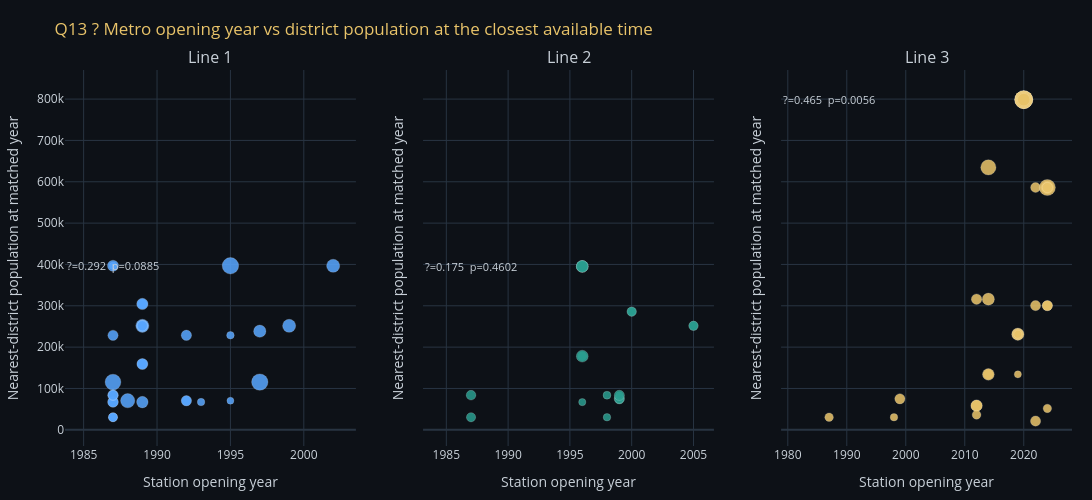

Notebook cell for this chart:
### Markdown cell above
<div style="background:rgba(88,166,255,0.06);border-left:3px solid #58A6FF;padding:14px 20px;border-radius:0 6px 6px 0;margin:16px 0;width:calc(100% - 32px);max-width:calc(100% - 32px);box-sizing:border-box;overflow-x:auto;overflow-wrap:anywhere;word-break:break-word;white-space:normal;">
 <span style="font-family:'Share Tech Mono',monospace;color:#58A6FF;font-size:.85em;letter-spacing:.15em;max-width:100%;box-sizing:border-box;overflow-wrap:anywhere;word-break:break-word;white-space:normal;">⟐ CODE EXPLANATION</span>
 <p style="margin:8px 0 0;color:#C9D1D9;line-height:1.6;max-width:100%;box-sizing:border-box;overflow-wrap:anywhere;word-break:break-word;white-space:normal;">3-panel scatter: one subplot per line, opening year on x-axis, adjacent-hex population on y-axis. Spearman ρ annotated.</p>
</div>

### Code cell
fig = make_subplots(rows=1, cols=3, subplot_titles=['Line 1', 'Line 2', 'Line 3'], shared_yaxes=True)
colors_l = {'Line 1': '#58A6FF', 'Line 2': '#2A9D8F', 'Line 3': '#E9C46A'}
for idx, line in enumerate(['Line 1', 'Line 2', 'Line 3']):
    sub = metro_pts[metro_pts.line == line].dropna(subset=['station_pop_at_opening', 'opening_year'])
    fig.add_trace(go.Scatter(
        x=sub['opening_year'],
        y=sub['station_pop_at_opening'],
        mode='markers',
        marker=dict(
            color=colors_l[line],
            size=np.clip(sub['nearest_district_km'] * 2.5 + 7, 7, 18),
            opacity=.86,
            line=dict(color='rgba(255,255,255,0.35)', width=0.6),
        ),
        customdata=np.stack([sub['nearest_district'], sub['matched_pop_year'], sub['nearest_district_km']], axis=-1),
        hovertemplate='<b>%{text}</b><br>Opened: %{x}<br>Matched district pop: %{y:,.0f}<br>Nearest district: %{customdata[0]}<br>Population year: %{customdata[1]}<br>Station-centroid distance: %{customdata[2]:.1f} km<extra></extra>',
        name=line,
        text=sub['station_en'],
        showlegend=False,
    ), row=1, col=idx + 1)
    if not corr_df[corr_df.line == line].empty and len(sub):
        rr = corr_df[corr_df.line == line].iloc[0]
        fig.add_annotation(
            xref=f'x{idx+1}', yref=f'y{idx+1}',
            x=sub['opening_year'].min(), y=sub['station_pop_at_opening'].max(),
            text=f"?={rr.spearman_rho}  p={rr.p_value}",
            showarrow=False, font=dict(color=TXT, size=11), align='left'
        )
fig.update_layout(
    template='plotly_dark', paper_bgcolor=BG, plot_bgcolor=BG,
    title=dict(text='Q13 ? Metro opening year vs district population at the closest available time', font=dict(color='#E9C46A')),
    font=dict(color=TXT), height=500, width=1100,
    margin=dict(l=20, r=20, t=70, b=40)
)
fig.update_xaxes(title='Station opening year', color=TXT)
fig.update_yaxes(title='Nearest-district population at matched year', color=TXT)
fig.show()

### Figure 1 — Plotly figure (JSON) as saved in the notebook; plotly's stock layout.template omitted (floating-point values rounded to 4 significant figures)
{"data": [{"customdata": [["Ḥulwān [ Helwan ]", 2006, 0.1472], ["Ḥulwān [ Helwan ]", 2006, 1.629], ["Ḥulwān [ Helwan ]", 2006, 2.444], ["Ḥulwān [ Helwan ]", 2006, 3.793], ["Al-Ḥawāmidiyah", 1996, 3.779], ["Al-Ḥawāmidiyah", 1996, 3.532], ["Ṭurah [ Tura ]", 1996, 1.186], ["Ṭurah [ Tura ]", 1996, 0.1912], ["Ṭurah [ Tura ]", 1996, 1.477], ["Al-Ma'ādī [ Maadi ]", 1996, 0.9209], ["Al-Ma'ādī [ Maadi ]", 1996, 0.002412], ["Al-Ma'ādī [ Maadi ]", 1996, 1.352], ["Al-Ma'ādī [ Maadi ]", 1996, 2.901], ["Al-Jīzah [ Giza ]", 1996, 2.121], ["Miṣr al-Qadīmah [ Old Cairo ]", 1996, 1.332], ["Miṣr al-Qadīmah [ Old Cairo ]", 1996, 0.2335], ["Miṣr al-Qadīmah [ Old Cairo ]", 1996, 1.32], ["Shubrā", 1996, 1.475], ["Shubrā", 1996, 1.057], ["Al-Azbakiyah [ Azbakeya ]", 1996, 0.6356], ["Al-Azbakiyah [ Azbakeya ]", 1996, 0.4923], ["Al-Azbakiyah [ Azbakeya ]", 1996, 0.895], ["Aẓ-Ẓāhir", 1996, 1.816], ["Hada'iq al-Qubbah", 1996, 0.7159], ["Hada'iq al-Qubbah", 1996, 0.5051], ["Hada'iq al-Qubbah", 1996, 1.215], ["Hada'iq al-Qubbah", 1996, 1.745], ["Az-Zaytūn [ Zeitoun ]", 1996, 1.158], ["Az-Zaytūn [ Zeitoun ]", 1996, 0.5375], ["Az-Zaytūn [ Zeitoun ]", 1996, 1.024], ["Az-Zaytūn [ Zeitoun ]", 1996, 1.631], ["Al-Marj [ El Marg ]", 1996, 2.475], ["Al-Marj [ El Marg ]", 1996, 1.7], ["Al-Marj [ El Marg ]", 1996, 1.331], ["Al-Marj [ El Marg ]", 1996, 2.439]], "hovertemplate": "<b>%{text}</b><br>Opened: %{x}<br>Matched district pop: %{y:,.0f}<br>Nearest district: %{customdata[0]}<br>Population year: %{customdata[1]}<br>Station-centroid distance: %{customdata[2]:.1f} km<extra></extra>", "marker": {"color": "#58A6FF", "line": {"color": "rgba(255,255,255,0.35)", "width": 0.6}, "opacity": 0.86, "size": [7.368, 11.07, 13.11, 16.48, 16.45, 15.83, 9.965, 7.478, 10.69, 9.302, 7.006, 10.38, 14.25, 12.3, 10.33, 7.584, 10.3, 10.69, 9.642, 8.589, 8.231, 9.238, 11.54, 8.79, 8.263, 10.04, 11.36, 9.896, 8.344, 9.56, 11.08, 13.19, 11.25, 10.33, 13.1]}, "mode": "markers", "name": "Line 1", "showlegend": false, "text": ["Helwan", "Ain Helwan", "Helwan University metro station", "Wadi Hof", "Hadayek Helwan", "El-Maasara", "Tora El-Asmant", "Kozzika", "Tora El-Balad", "Sakanat El-Maadi", "Maadi", "Hadayek El-Maadi", "Dar El-Salam", "El-Zahraa'", "Mar Girgis ", "El-Malek El-Saleh", "Al-Sayeda Zeinab", "Saad Zaghloul", "Sadat", "Nasser", "Orabi", "Al-Shohadaa ", "Ghamra", "El-Demerdash", "Manshiet El-Sadr", "Kobri El-Qobba", "Hammamat El-Qobba", "Saray El-Qobba", "Hadayeq El-Zaitoun", "Helmeyet El-Zaitoun", "El-Matareyya", "Ain Shams", "Ezbet El-Nakhl", "El-Marg", "New El-Marg"], "type": "scatter", "x": [1987, 1987, 2002, 1995, 1997, 1987, 1987, 1993, 1987, 1992, 1995, 1992, 1988, 1997, 1992, 1995, 1987, 1987, 1987, 1987, 1987, 1987, 1989, 1989, 1989, 1989, 1989, 1989, 1989, 1989, 1989, 1989, 1989, 1989, 1999], "xaxis": "x", "y": [396800.0, 396800.0, 396800.0, 396800.0, 115400.0, 115400.0, 67270.0, 67270.0, 67270.0, 70420.0, 70420.0, 70420.0, 70420.0, 238600.0, 228700.0, 228700.0, 228700.0, 83750.0, 83750.0, 30380.0, 30380.0, 30380.0, 67030.0, 304500.0, 304500.0, 304500.0, 304500.0, 159200.0, 159200.0, 159200.0, 159200.0, 251600.0, 251600.0, 251600.0, 251600.0], "yaxis": "y"}, {"customdata": [["Al-Jīzah [ Giza ]", 2006, 0.6305], ["Al-Jīzah [ Giza ]", 2006, 0.9893], ["Al-Badrashayn [ Badrshein ]", 1996, 0.5561], ["Al-Badrashayn [ Badrshein ]", 1996, 0.3011], ["Al-Badrashayn [ Badrshein ]", 1996, 0.9942], ["Būlāq", 1996, 1.3], ["Būlāq", 1996, 0.9195], ["Ad-Duqqī", 2006, 0.08582], ["Ad-Duqqī", 2006, 1.273], ["Shubrā", 1996, 1.057], ["Shubrā", 1996, 0.3566], ["Al-Azbakiyah [ Azbakeya ]", 1996, 0.2094], ["Al-Azbakiyah [ Azbakeya ]", 1996, 0.895], ["Aẓ-Ẓāhir", 1996, 0.1042], ["Rūd al-Faraj [ Rod El Farag ]", 1996, 0.01975], ["Rūd al-Faraj [ Rod El Farag ]", 1996, 0.8614], ["Rūd al-Faraj [ Rod El Farag ]", 1996, 1.939], ["Al-Warrāq", 1996, 1.942], ["Al-Warrāq", 1996, 1.919], ["Al-Warrāq", 1996, 1.868]], "hovertemplate": "<b>%{text}</b><br>Opened: %{x}<br>Matched district pop: %{y:,.0f}<br>Nearest district: %{customdata[0]}<br>Population year: %{customdata[1]}<br>Station-centroid distance: %{customdata[2]:.1f} km<extra></extra>", "marker": {"color": "#2A9D8F", "line": {"color": "rgba(255,255,255,0.35)", "width": 0.6}, "opacity": 0.86, "size": [8.576, 9.473, 8.39, 7.753, 9.486, 10.25, 9.299, 7.215, 10.18, 9.642, 7.891, 7.524, 9.238, 7.26, 7.049, 9.153, 11.85, 11.86, 11.8, 11.67]}, "mode": "markers", "name": "Line 2", "showlegend": false, "text": ["El-Mounib", "Sakiat Mekky", "Omm El-Masryeen ", "El Giza", "Faisal", "Cairo University", "El Bohoth", "Dokki", "Opera", "Sadat", "Mohamed Naguib", "Attaba", "Al-Shohadaa ", "Masarra", "Road El-Farag", "St. Teresa", "Khalafawy", "Mezallat", "Kolleyyet El-Zeraa", "Shubra El-Kheima"], "type": "scatter", "x": [2005, 2005, 2000, 2000, 2000, 1999, 1999, 1999, 1999, 1987, 1998, 1998, 1987, 1996, 1996, 1996, 1996, 1996, 1996, 1996], "xaxis": "x2", "y": [251600.0, 251600.0, 285900.0, 285900.0, 285900.0, 75100.0, 75100.0, 83430.0, 83430.0, 83750.0, 83750.0, 30380.0, 30380.0, 67030.0, 178100.0, 178100.0, 178100.0, 395300.0, 395300.0, 395300.0], "yaxis": "y2"}, {"customdata": [["Al-Marj [ El Marg ]", 2017, 7.683], ["Al-Marj [ El Marg ]", 2017, 6.06], ["Al-Marj [ El Marg ]", 2017, 5.039], ["Al-Marj [ El Marg ]", 2017, 4.117], ["Al-Marj [ El Marg ]", 2017, 3.194], ["Al-Marj [ El Marg ]", 2017, 2.279], ["An-Nuzhah", 2017, 2.146], ["An-Nuzhah", 2017, 1.622], ["An-Nuzhah", 2017, 0.5092], ["Miṣr al-Jādidah [ Heliopolis ]", 2017, 0.05831], ["Miṣr al-Jādidah [ Heliopolis ]", 2017, 1.199], ["Miṣr al-Jādidah [ Heliopolis ]", 2017, 1.923], ["Madīnat an-Naṣr 1 [ Nasr City ]", 2017, 3.326], ["Hada'iq al-Qubbah", 2017, 2.041], ["Hada'iq al-Qubbah", 2017, 1.39], ["Ad-Darb al-Aḥmar", 2017, 1.663], ["Ad-Darb al-Aḥmar", 2017, 1.736], ["Al-Jamāliyah", 2017, 0.7301], ["Al-Azbakiyah [ Azbakeya ]", 1996, 0.2094], ["Al-Azbakiyah [ Azbakeya ]", 1996, 0.6356], ["Al-Azbakiyah [ Azbakeya ]", 2023, 1.291], ["Al-'Ajūzah", 2023, 1.261], ["Imbābah [ Imbaba ]", 2023, 1.156], ["Imbābah [ Imbaba ]", 2023, 0.7235], ["Imbābah [ Imbaba ]", 2023, 0.01338], ["Imbābah [ Imbaba ]", 2023, 0.7538], ["Imbābah [ Imbaba ]", 2023, 1.933], ["Imbābah [ Imbaba ]", 2023, 2.39], ["Imbābah [ Imbaba ]", 2023, 3.661], ["Imbābah [ Imbaba ]", 2023, 1.279], ["Al-'Ajūzah", 2023, 1.182], ["Al-'Ajūzah", 2023, 1.334], ["Būlāq", 2023, 0.5745], ["Būlāq", 1996, 1.3]], "hovertemplate": "<b>%{text}</b><br>Opened: %{x}<br>Matched district pop: %{y:,.0f}<br>Nearest district: %{customdata[0]}<br>Population year: %{customdata[1]}<br>Station-centroid distance: %{customdata[2]:.1f} km<extra></extra>", "marker": {"color": "#E9C46A", "line": {"color": "rgba(255,255,255,0.35)", "width": 0.6}, "opacity": 0.86, "size": [18.0, 18.0, 18.0, 17.29, 14.98, 12.7, 12.36, 11.06, 8.273, 7.146, 9.998, 11.81, 15.31, 12.1, 10.48, 11.16, 11.34, 8.825, 7.524, 8.589, 10.23, 10.15, 9.889, 8.809, 7.033, 8.884, 11.83, 12.97, 16.15, 10.2, 9.954, 10.34, 8.436, 10.25]}, "mode": "markers", "name": "Line 3", "showlegend": false, "text": ["Adly Mansour", "El Haykestep", "Omar Ibn El-Khattab", "Qobaa", "Hesham Barakat", "El-Nozha", "Nadi El-Shams", "Alf Maskan", "Heliopolis Square", "Haroun", "Al-Ahram", "Koleyet El-Banat", "Stadium", "Fair Zone", "Abbassia", "Abdou Pasha", "El Geish", "Bab El Shaaria", "Attaba", "Nasser", "Maspero", "Safaa Hegazy", "Kit Kat", "Sudan", "Imbaba", "El-Bohy", "El-Qawmia", "Ring Road", "Rod al-Farag Corridor", "Tawfikia", "Wadi El Nile", "Gamat El Dowal", "Boulak El Dakrour", "Cairo University"], "type": "scatter", "x": [2020, 2020, 2020, 2020, 2020, 2020, 2019, 2019, 2019, 2019, 2014, 2014, 2014, 2014, 2012, 2012, 2012, 2012, 1998, 1987, 2022, 2022, 2022, 2024, 2024, 2024, 2024, 2024, 2024, 2024, 2024, 2024, 2024, 1999], "xaxis": "x3", "y": [798600.0, 798600.0, 798600.0, 798600.0, 798600.0, 798600.0, 231200.0, 231200.0, 231200.0, 134100.0, 134100.0, 134100.0, 634800.0, 316100.0, 316100.0, 58490.0, 58490.0, 36370.0, 30380.0, 30380.0, 21240.0, 300400.0, 586100.0, 586100.0, 586100.0, 586100.0, 586100.0, 586100.0, 586100.0, 586100.0, 300400.0, 300400.0, 51740.0, 75100.0], "yaxis": "y3"}], "layout": {"annotations": [{"font": {"size": 16}, "showarrow": false, "text": "Line 1", "x": 0.1444, "xanchor": "center", "xref": "paper", "y": 1, "yanchor": "bottom", "yref": "paper"}, {"font": {"size": 16}, "showarrow": false, "text": "Line 2", "x": 0.5, "xanchor": "center", "xref": "paper", "y": 1, "yanchor": "bottom", "yref": "paper"}, {"font": {"size": 16}, "showarrow": false, "text": "Line 3", "x": 0.8556, "xanchor": "center", "xref": "paper", "y": 1, "yanchor": "bottom", "yref": "paper"}, {"align": "left", "font": {"color": "#C9D1D9", "size": 11}, "showarrow": false, "text": "?=0.292  p=0.0885", "x": 1987, "xref": "x", "y": 396791, "yref": "y"}, {"align": "left", "font": {"color": "#C9D1D9", "size": 11}, "showarrow": false, "text": "?=0.175  p=0.4602", "x": 1987, "xref": "x2", "y": 395258, "yref": "y2"}, {"align": "left", "font": {"color": "#C9D1D9", "size": 11}, "showarrow": false, "text": "?=0.465  p=0.0056", "x": 1987, "xref": "x3", "y": 798646, "yref": "y3"}], "font": {"color": "#C9D1D9"}, "height": 500, "margin": {"b": 40, "l": 20, "r": 20, "t": 70}, "paper_bgcolor": "#0D1117", "plot_bgcolor": "#0D1117", "title": {"font": {"color": "#E9C46A"}, "text": "Q13 ? Metro opening year vs district population at the closest available time"}, "width": 1100, "xaxis": {"anchor": "y", "color": "#C9D1D9", "domain": [0, 0.2889], "title": {"text": "Station opening year"}}, "xaxis2": {"anchor": "y2", "color": "#C9D1D9", "domain": [0.3556, 0.6444], "title": {"text": "Station opening year"}}, "xaxis3": {"anchor": "y3", "color": "#C9D1D9", "domain": [0.7111, 1], "title": {"text": "Station opening year"}}, "yaxis": {"anchor": "x", "color": "#C9D1D9", "domain": [0, 1], "title": {"text": "Nearest-district population at matched year"}}, "yaxis2": {"anchor": "x2", "color": "#C9D1D9", "domain": [0, 1], "matches": "y", "showticklabels": false, "title": {"text": "Nearest-district population at matched year"}}, "yaxis3": {"anchor": "x3", "color": "#C9D1D9", "domain": [0, 1], "matches": "y", "showticklabels": false, "title": {"text": "Nearest-district population at matched year"}}}}
